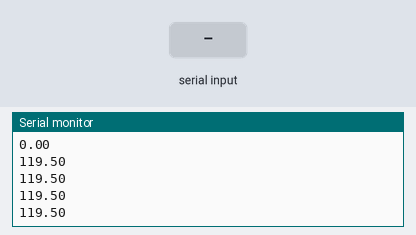
The sketch below on a simulated Arduino Uno, built with avr-gcc and run on an emulated ATmega328P. Shown: the last lines printed to the serial monitor. Inputs (shaded band) come from the test bench.

Above: at 1.2 s.
1.3 s: "1" received over Serial
At 2.14 s:
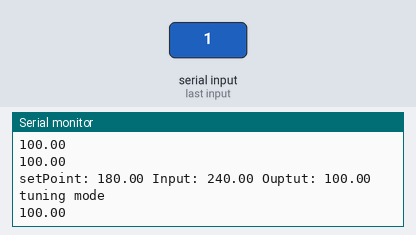
3.5 s: "0" received over Serial
At 6.64 s:
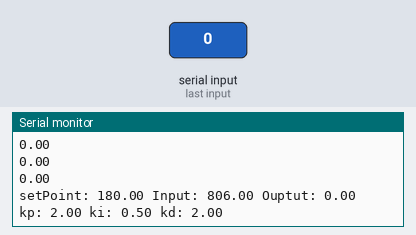
Timing chart, 0 to 8.1 s (numbered marks = the images above; inputs shaded):
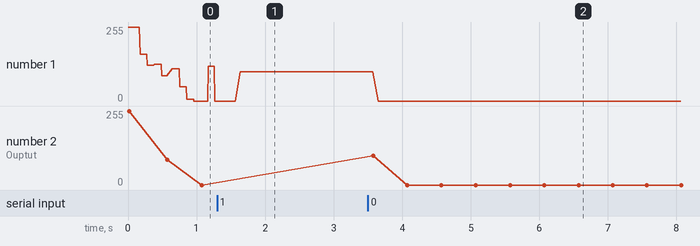

The sketch:

RT_Elec_PID_Adv.ino
```cpp
#include <PID_v1.h>
#include <PID_AutoTune_v0.h>

byte ATuneModeRemember=2;
double Input=80, Ouptut=50, setPoint=180;
double kp=2,ki=0.5,kd=2;

double kpmodel=1.5, taup=100;
double OuptutStart=5;
double aTuneStep=50, aTuneNoise=1, aTuneStartValue=100;
unsigned int aTuneLookBack=20;

boolean tuning = false;
unsigned long  modelTime, serialTime;

PID myPID(&Input, &Ouptut, &setPoint,kp,ki,kd, DIRECT);
PID_ATune aTune(&Input, &Ouptut);


void setup()
{
  //Setup the pid
  myPID.SetMode(AUTOMATIC);

  if(tuning)
  {
    tuning=false;
    changeAutoTune();
    tuning=true;
  }

  Input=0;
  serialTime = 0;
  Serial.begin(9600);

}

void loop()
{
  Input+=1;

  unsigned long now = millis();


  if(tuning)
  {
    byte val = (aTune.Runtime());
    if (val!=0)
    {
      tuning = false;
    }
    if(!tuning)
    { //we're done, set the tuning parameters
      kp = aTune.GetKp();
      ki = aTune.GetKi();
      kd = aTune.GetKd();
      myPID.SetTunings(kp,ki,kd);
      AutoTuneHelper(false);
    }
  }
  else myPID.Compute();

  Serial.println(Ouptut);


  //send-receive with processing if it's time
  if(millis()>serialTime)
  {
    SerialReceive();
    SerialSend();
    serialTime+=500;
  }
}

void changeAutoTune()
{
 if(!tuning)
  {
    //Set the Ouptut to the desired starting frequency.
    Ouptut=aTuneStartValue;
    aTune.SetNoiseBand(aTuneNoise);
    aTune.SetOutputStep(aTuneStep);
    aTune.SetLookbackSec((int)aTuneLookBack);
    AutoTuneHelper(true);
    tuning = true;
  }
  else
  { //cancel autotune
    aTune.Cancel();
    tuning = false;
    AutoTuneHelper(false);
  }
}

void AutoTuneHelper(boolean start)
{
  if(start)
    ATuneModeRemember = myPID.GetMode();
  else
    myPID.SetMode(ATuneModeRemember);
}


void SerialSend()
{
  Serial.print("setPoint: ");Serial.print(setPoint); Serial.print(" ");
  Serial.print("Input: ");Serial.print(Input); Serial.print(" ");
  Serial.print("Ouptut: ");Serial.print(Ouptut); Serial.print(" ");
  if(tuning){
    Serial.println("tuning mode");
  } else {
    Serial.print("kp: ");Serial.print(myPID.GetKp());Serial.print(" ");
    Serial.print("ki: ");Serial.print(myPID.GetKi());Serial.print(" ");
    Serial.print("kd: ");Serial.print(myPID.GetKd());Serial.println();
  }
}

void SerialReceive()
{
  if(Serial.available())
  {
   char b = Serial.read();
   Serial.flush();
   if((b=='1' && !tuning) || (b!='1' && tuning))changeAutoTune();
  }
}
```

Measured:
- after the input at 1.3 s, the serial monitor: prints a new line after 0.27 s (image 1)
- after the input at 3.5 s, the serial monitor: prints a new line after 0.08 s (image 2)
- plotted number 1: 0 → 100 after the input at 1.3 s
